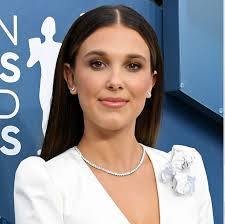
#> input picture pic1.jpeg, 225 x 224 px
$ python 01cartoon.py
#> lines starting #> are read from the running program, lines starting #| are printed output that depends on the picture; after the words box and inside, x2 and y2 are one past the last pixel; in counts of white or black regions, pixels touching at a corner belong together
import cv2
import numpy as np
from tkinter.filedialog import *

photo=askopenfilename()
#> the answer given: pic1.jpeg
img= cv2.imread(photo)  #reads image file from the path
#> img is the input picture: shape (224, 225, 3); mean B, G, R 147, 141, 140.8

grey=cv2.cvtColor(img, cv2.COLOR_BGR2GRAY)   #BGR to Grayscale
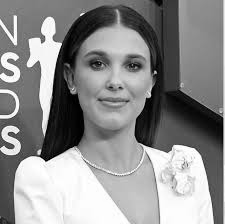
#> grey: shape (224, 225); min 0, max 255, mean 141.6
grey=cv2.medianBlur(grey,5)   #remove noise (replace pixels value )
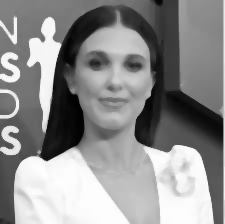
#> grey: shape (224, 225); min 1, max 255, mean 142
edges=cv2.adaptiveThreshold(grey,255,cv2.ADAPTIVE_THRESH_MEAN_C, cv2.THRESH_BINARY,9,9)  #create binary images based on pixel intensity
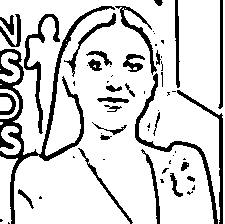
#> edges: shape (224, 225); 83% white; 61 black regions (32 under 20 px), largest, box (x1, y1, x2, y2) and area: (0, 6, 115, 224) 2594, (135, 73, 218, 224) 869, (24, 14, 60, 134) 727

color=cv2.bilateralFilter(img, 9, 250, 250)  #smooth the image by preserving the edges
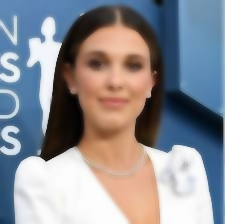
#> color: shape (224, 225, 3); mean B, G, R 147, 140.9, 140.6
cartoon= cv2.bitwise_and(color, color, mask= edges)  #performs bitwise AND (the adaptive treashold mask to color image)
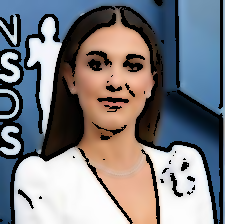
#> cartoon: shape (224, 225, 3); mean B, G, R 128.7, 124.5, 125.2

cv2.imshow("Image",img)
cv2.imshow("Cartoon", cartoon)

cv2.imwrite("cartoon.jpg", cartoon)
cv2.waitKey(0)
cv2.destroyAllWindows()
